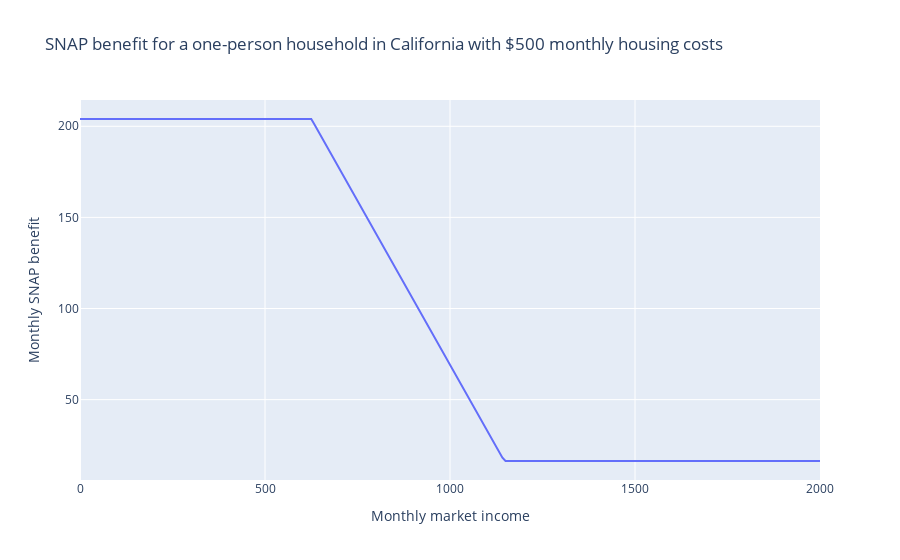

Source (notebook cell):
### Markdown cell above
What if their earnings change? They receive the maximum benefit of $2,448 per year ($204 per month) until they reach $7,500 in annual earnings, at which point it starts phasing out until their earnings reach about $14,000.

### Code cell
sim.vary("market_income", max=2000 * 12)

import plotly.express as px

LABELS = dict(
    market_income="Monthly market income",
    housing_cost="Monthly housing cost",
    snap="Monthly SNAP benefit",
    mtr="Marginal tax rate",
    housing_subsidy_rate="Housing subsidy rate"
)

df = pd.DataFrame(dict(
    market_income=sim.calc("market_income")[0] / 12,
    snap = sim.calc("snap")[0] / 12,
    mtr = -sim.deriv("snap", "market_income")
))

px.line(df, "market_income", "snap", labels=LABELS,
    title="SNAP benefit for a one-person household in California with $500 monthly housing costs")

### Figure 1 — Plotly figure (JSON) as saved in the notebook; plotly's stock layout.template omitted (floating-point values rounded to 4 significant figures; data arrays with more than 128 entries replaced by an {"elided": "..."} marker saying what was removed)
{"data": [{"hovertemplate": "Monthly market income=%{x}<br>Monthly SNAP benefit=%{y}<extra></extra>", "legendgroup": "", "line": {"color": "#636efa", "dash": "solid"}, "marker": {"symbol": "circle"}, "mode": "lines", "name": "", "orientation": "v", "showlegend": false, "type": "scatter", "x": {"elided": "241 float values"}, "xaxis": "x", "y": {"elided": "241 float values"}, "yaxis": "y"}], "layout": {"legend": {"tracegroupgap": 0}, "title": {"text": "SNAP benefit for a one-person household in California with $500 monthly housing costs"}, "xaxis": {"anchor": "y", "domain": [0, 1], "title": {"text": "Monthly market income"}}, "yaxis": {"anchor": "x", "domain": [0, 1], "title": {"text": "Monthly SNAP benefit"}}}}
